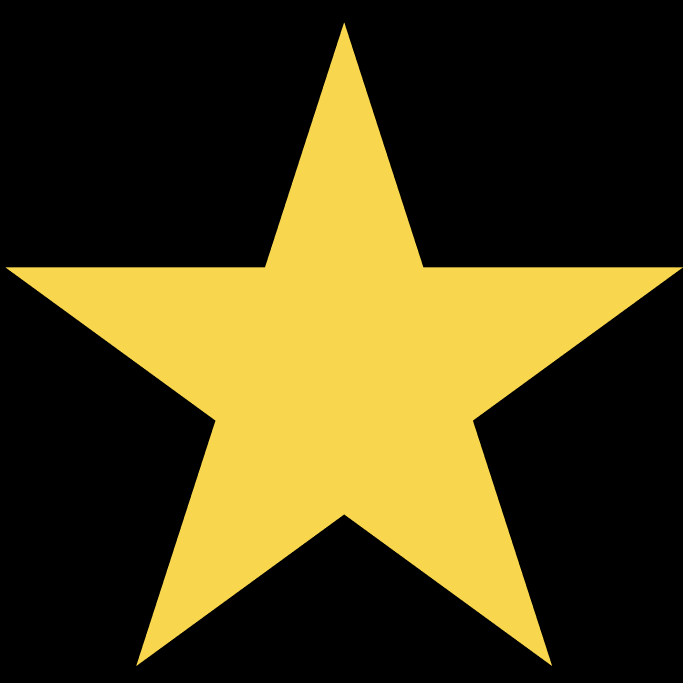
%> input picture ConvexOptimization/ProjectedGradientDescent/star.jpg, 2048 x 2048 px (shown at 1/3 size)
$ octave ProjectedGradientDescent.m   (GNU Octave 9; MATLAB toolbox functions it lacks are replaced by stand-ins)
%> lines starting %> are read from the running program, lines starting %| are printed output that depends on the picture; in (x1, y1, x2, y2) boxes, pixels count from 0 and x2, y2 are one past the last pixel; in counts of white or black regions, pixels touching at a corner belong together; the program's own positions count from 1
% read image and convert to double precision grayscale
originalImage = imread('star.jpg');
%> originalImage is the input picture: size 2048x2048x3 uint8; mean R, G, B 75.7, 65.3, 23.8
originalImage = imresize(originalImage, [192,192]); % scale it down or else it takes ages
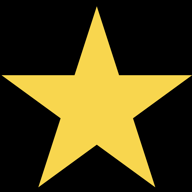
%> originalImage: size 192x192x3 uint8; mean R, G, B 75.8, 65.4, 23.8
initialImage = im2double(rgb2gray(originalImage));
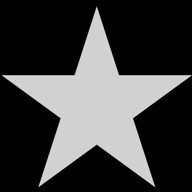
%> initialImage: size 192x192 double; min 0, max 0.863, mean 0.25
% plot
figure
subplot(1, 3, 1);
imshow(initialImage);
title('Original Image');

% create a mask
maskSize = 4;
imageSize = size(initialImage, 1);
%> imageSize = 192
mask = ones(imageSize);
mask([(floor(imageSize/2)-maskSize):(floor(imageSize/2)+maskSize)],:) = 0;
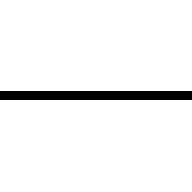
%> mask: size 192x192 double; values 0 (black) and 1 (white), 95.3% white; 1 black region, box (x1, y1, x2, y2) and area: (0, 91, 192, 100) 1728

% apply mask to initial image
noisyImage = mask .* initialImage;
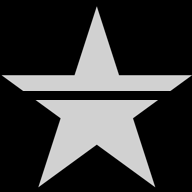
%> noisyImage: size 192x192 double; min 0, max 0.863, mean 0.223
% plot
subplot(1, 3, 2);
imshow(noisyImage);
title('Noisy Image');

% define functions
applyMask = @(image) mask .* image; % function to apply mask to processed image
applyMaskConjugate = @(image) mask .* image; % conjugate function to apply mask to processed image
projectOntoD = @(image) image + applyMaskConjugate(noisyImage - applyMask(image));

% define gradient and divergence
computeGradient = @(image)cat(3, image-image(:,[end,1:(end-1)]),image-image([end,1:(end-1)],:));
computeDivergence = @(gradient) (gradient(:,[2:end,1],1)-gradient(:,:,1)+gradient([2:end,1],:,2)-gradient(:,:,2));

% define smoothing parameters
smoothingParam = 0.001;
normWithSmoothing = @(gradient,smoothingParam) sqrt(smoothingParam^2+sum(gradient.^2,3));
totalVariation = @(image,smoothingParam) sum(sum(normWithSmoothing(computeGradient(image),smoothingParam)));
normalize = @(gradient,smoothingParam) gradient./repmat(normWithSmoothing(gradient,smoothingParam),[1,1,2]);
gradientOfTV = @(image,smoothingParam)-computeDivergence(normalize(computeGradient(image),smoothingParam));

% define step size for gradient iteration
stepSize = 1.8/(8/smoothingParam);
iterations = 40000;

% initialize by noisy image
currentImage = noisyImage;
energy = zeros(1,iterations);

% projected gradient descent loop
%> (the run ends here)
